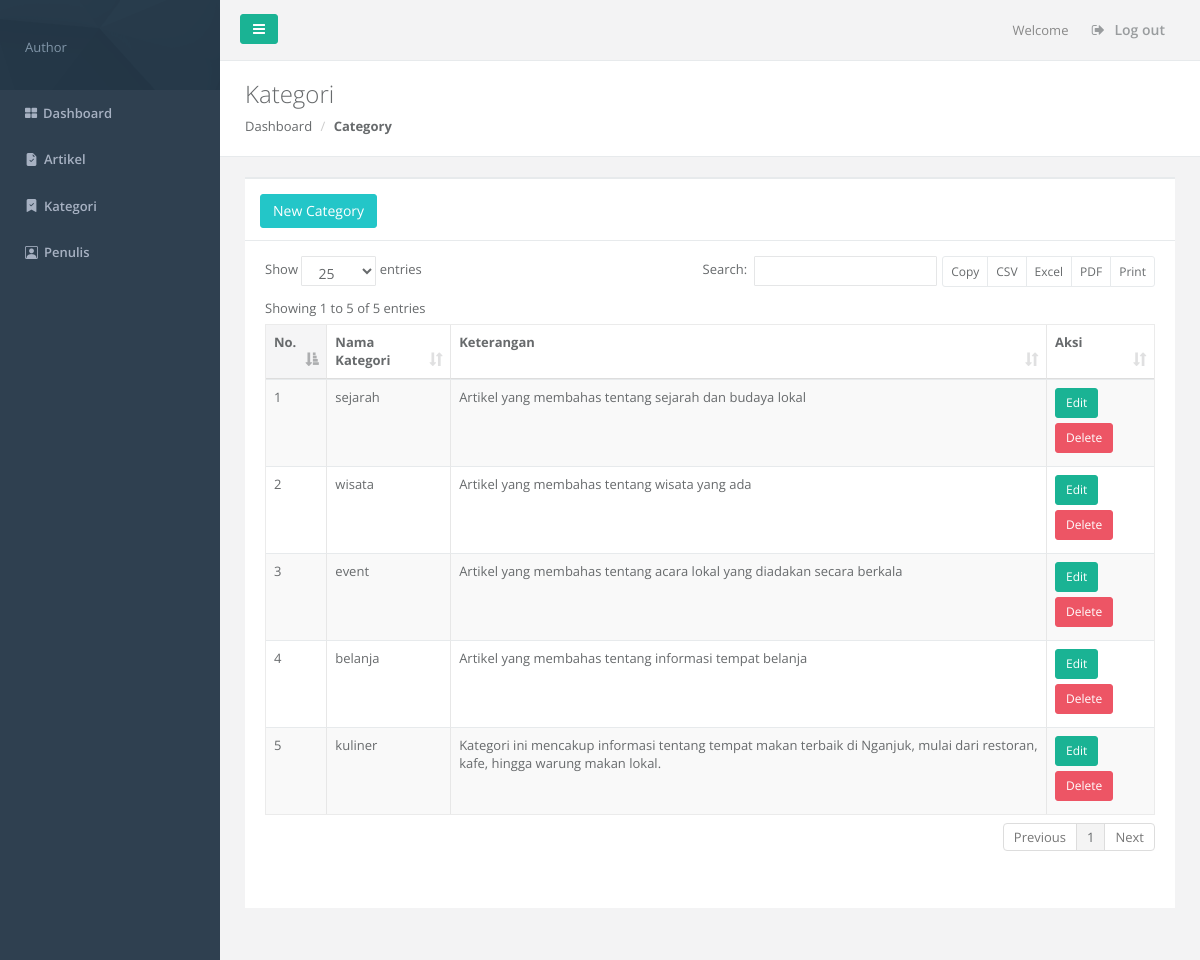
The page /admin/kategori.php on the database its author committed.
### tables this page shows
CREATE TABLE IF NOT EXISTS `kategori` (
  `id_kategori` int NOT NULL AUTO_INCREMENT,
  `nama_kategori` varchar(50) NOT NULL,
  `keterangan` varchar(200) NOT NULL,
  PRIMARY KEY (`id_kategori`) USING BTREE
);

### admin/kategori.php (the view, shortened to what this page needs)
<?php
include 'connection.php';
$query = "SELECT id_kategori, nama_kategori, keterangan FROM kategori";
$result = mysqli_query($koneksi, $query);
?>
<!DOCTYPE html>
<html>
<head>
    <link href="css/bootstrap.min.css" rel="stylesheet">
    <link href="font-awesome/css/font-awesome.css" rel="stylesheet">
    <link href="css/plugins/dataTables/datatables.min.css" rel="stylesheet">
    <link href="css/animate.css" rel="stylesheet">
    <link href="css/style.css" rel="stylesheet">
    <link href="css/plugins/select2/select2.min.css" rel="stylesheet">
    <link rel="stylesheet" href="https://cdn.jsdelivr.net/npm/bootstrap-icons@1.11.3/font/bootstrap-icons.min.css">
</head>
<body>
    <div id="wrapper">
        <nav class="navbar-default navbar-static-side" role="navigation">
            <div class="sidebar-collapse">
                <ul class="nav metismenu" id="side-menu">
                    <li class="nav-header">
                        <div class="dropdown profile-element">
                            <a data-toggle="dropdown" class="dropdown-toggle" href="#">
                                <span class="clear">
                                    <span class="text-muted text-xs block">Author</span>
                                </span>
                            </a>
                        </div>
                    </li>
                    <li><a href="dashboard.php"><i class="fa fa-th-large"></i><span class="nav-label">Dashboard</span></a></li>
                    <li><a href="artikel.php"><i class="bi bi-file-earmark-check-fill"></i><span class="nav-label">Artikel</span></a></li>
                    <li><a href="kategori.php"><i class="bi bi-bookmark-check-fill"></i><span class="nav-label">Kategori</span></a></li>
                    <li><a href="penulis.php"><i class="bi bi-person-square"></i><span class="nav-label">Penulis</span></a></li>
                </ul>
            </div>
        </nav>
        <div id="page-wrapper" class="gray-bg">
            <div class="row border-bottom">
                <nav class="navbar navbar-static-top" role="navigation" style="margin-bottom: 0">
                    <div class="navbar-header">
                        <a class="navbar-minimalize minimalize-styl-2 btn btn-primary " href="#"><i class="fa fa-bars"></i> </a>
                    </div>
                    <ul class="nav navbar-top-links navbar-right">
                        <li><span class="m-r-sm text-muted welcome-message">Welcome</span></li>
                        <li><a href="login.php">
                                <i class="fa fa-sign-out"></i> Log out
                            </a></li>
                    </ul>
                </nav>
            </div>
            <div class="row wrapper border-bottom white-bg page-heading">
                <div class="col-lg-10">
                    <h2>Kategori</h2>
                    <ol class="breadcrumb">
                        <li><a href="dashboard.php">Dashboard</a></li>
                        <li class="active"><strong>Category</strong></li>
                    </ol>
                </div>
            </div>
            <div class="wrapper wrapper-content animated fadeInRight">
                <div class="row">
                    <div class="col-lg-12">
                        <div class="ibox float-e-margins">
                            <div class="ibox-title">
                                <button type="button" class="btn btn-info" data-toggle="modal" data-backdrop="static" data-target="#myModal5">New Category</button>
                            </div>
                            <div class="ibox-content">
                                <div class="table-responsive">
                                    <table class="table table-striped table-bordered table-hover dataTables-example">
                                        <thead>
                                            <tr>
                                                <th>No.</th>
                                                <th>Nama Kategori</th>
                                                <th>Keterangan</th>
                                                <th>Aksi</th>
                                            </tr>
                                        </thead>
                                        <tbody>
                                            <?php
                                            if (mysqli_num_rows($result) > 0) {
                                                $no = 1;
                                                while ($row = mysqli_fetch_assoc($result)) {
                                                    echo "<tr>";
                                                    echo "<td>" . $no . "</td>";
                                                    echo "<td>" . $row['nama_kategori'] . "</td>";
                                                    echo "<td>" . $row['keterangan'] . "</td>";
                                                    echo "<td>
                                                        <button class='btn btn-primary btn-sm' data-toggle='modal' data-target='#editModal' data-id='" . $row['id_kategori'] . "' data-nama='" . $row['nama_kategori'] . "' data-keterangan='" . $row['keterangan'] . "'>Edit</button>
                                                        <a href='kategori.php?delete=" . $row['id_kategori'] . "' class='btn btn-danger btn-sm'>Delete</a>
                                                    </td>";
                                                    echo "</tr>";
                                                    $no++;
                                                }
                                            } else {
                                                echo "<tr><td colspan='4'>No data available</td></tr>";
                                            }
                                            ?>
                                        </tbody>
                                    </table>
                                </div>
                            </div>
                        </div>
                    </div>
                </div>
            </div>
        </div>
</body>
</html>

### rows shown on the page
kategori: nama_kategori "sejarah", keterangan "Artikel yang membahas tentang sejarah dan budaya lokal"
kategori: nama_kategori "wisata", keterangan "Artikel yang membahas tentang wisata yang ada"
kategori: nama_kategori "event", keterangan "Artikel yang membahas tentang acara lokal yang diadakan secara berkala"
kategori: nama_kategori "belanja", keterangan "Artikel yang membahas tentang informasi tempat belanja"
kategori: nama_kategori "kuliner", keterangan "Kategori ini mencakup informasi tentang tempat makan terbaik di Nganjuk, mulai dari restoran, kafe, hingga warung makan lokal."
